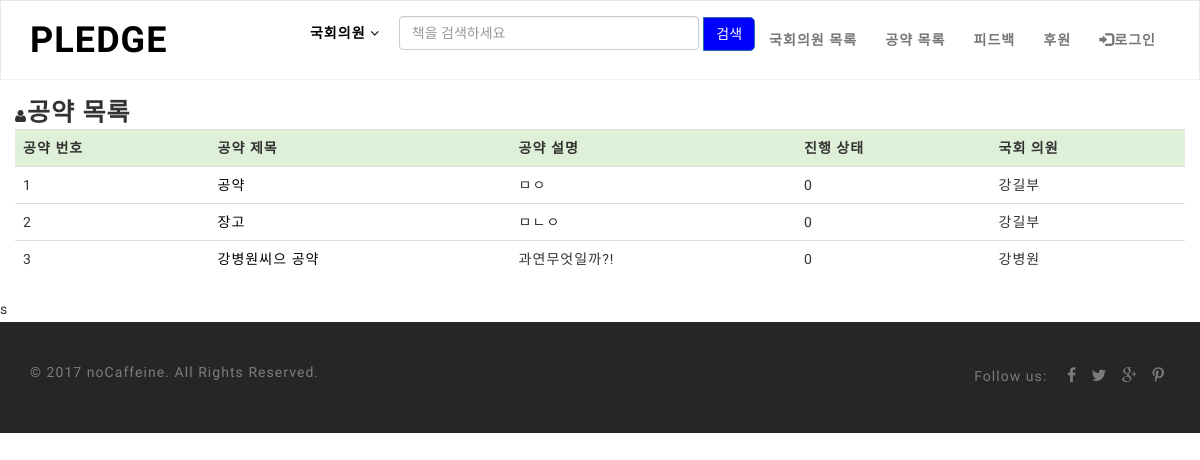
Page /pledge/ on the committed database.
### pledge/models.py (models this page shows, shortened)
class Pledge(models.Model):
    congressman = models.ForeignKey(CongressMan) # 국회의원 모델과 1toN 관계 설정
    title = models.CharField(max_length=32) # 공약 이름
    status = models.IntegerField(default=0) # 공약 상태
    like_dislike = models.ManyToManyField(settings.AUTH_USER_MODEL, through='LikeOrDislike') # 좋아요/싫어요 모델 LikeOrDisLike 모델을 통해 User와 N:M 관계 설정
    description = models.TextField(max_length=1024) # 공약에 대한 추가 설명
    created_at = models.DateTimeField(auto_now_add=True) # 공약 날짜

class CongressMan(models.Model):
    name = models.CharField(max_length=32) #국회의원 이름
    profile_image_path = models.CharField(max_length=512, null=True, blank=True) # 프로필 사진 저장 경로
    description = models.TextField(max_length=512, null=True, blank=True) # 추가 정보
    party = models.CharField(max_length=32, null=True, blank=True) # 정당
    constituency = models.CharField(max_length=32, null=True, blank=True) # 선거구
    email = models.CharField(max_length=64, null=True, blank=True) # 이메일 주소
    updated_at = models.DateTimeField(auto_now=True, null=True, blank=True) # 업데이트 날짜
    class Meta():
        ordering =['id']
    def __str__(self):
        return self.name

### pledge/views.py (the view)
# urls.py: url(r'^pledge/$', views.pledge_list, name='pledge_list'),
def pledge_list(request):
    pledge_list = Pledge.objects.all()
    context = {}
    context['pledge_list'] = pledge_list
    return render(request, 'pledge/pledge_list.html', context)

### pledge/templates/pledge/pledge_list.html
{% extends "pledge/layout.html" %}
{% block content %}
<div class="col-xs-12" style="margin-top: 20px;">
<span class="secicon fa fa-user"><strong style="font-size: 25px;">공약 목록</strong></span>
                <table class="table-responsive">
                    <table class="table">
                        <tr class="success">
                            <td><strong>공약 번호</strong></td>
                            <td><strong>공약 제목</strong></td>
                            <td><strong>공약 설명</strong></td>
                            <td><strong>진행 상태</strong></td>
                            <td><strong>국회 의원</strong></td>
                        </tr>
                        {% for pledge in pledge_list %}
                        <tr>
                            <td>{{pledge.pk}}</td>
                            <td><a href="{% url 'pledge:pledge_detail' pledge.id %}">{{ pledge.title }}</a></td>
                            <td>{{pledge.description|truncatechars:10}}</td>
                            <td>
                            {{pledge.status}}</td>
                            <td>
                            {{pledge.congressman}}</td>
                        </tr>
                        {% endfor%}
                        </table>
                        </table>
</div>
s
{% endblock %}

### pledge/static/pledge/css/style.css (style rules this page uses)
html, body { height: 100%; }
body { font-family: "Raleway", Helvetica, Arial, sans-serif; font-size: 14px; font-weight: 200; line-height: 1.7857; letter-spacing: 0.075em; color: #333333; background-color: #fff; }
a { color: #000; -webkit-transition: all 0.2s ease-in-out; -moz-transition: all 0.2s ease-in-out; -ms-transition: all 0.2s ease-in-out; -o-transition: all 0.2s ease-in-out; transition: all 0.2s ease-in-out; }
a, a:hover, a:active, a:focus, button:focus { outline: 0; border: 0; text-decoration: none; }

### rows in the picture
Pledge: pk "1", title "공약", description "ㅁㅇ", status "0", congressman "강길부"
Pledge: pk "2", title "장고", description "ㅁㄴㅇ", status "0", congressman "강길부"
Pledge: pk "3", title "강병원씨으 공약", description "과연무엇일까?!", status "0", congressman "강병원"
